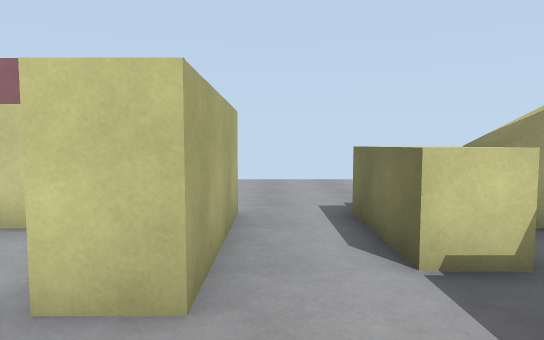
View 1 (above)

16 first-person views from a walk through a scene from a Unity 3-D project. The camera is 1.3 m above the floor, tilts 4° down and sees 75° across. The floor is counted in squares, 1 m on a side. Each view is taken from the middle of a square. On the plan, view 1 faces up. The plan holds only what a view shows up to about 15 squares ahead; the rest is blank. The place goes on beyond the plan. Surface patterns are stand-ins for the level's own textures.

View 2
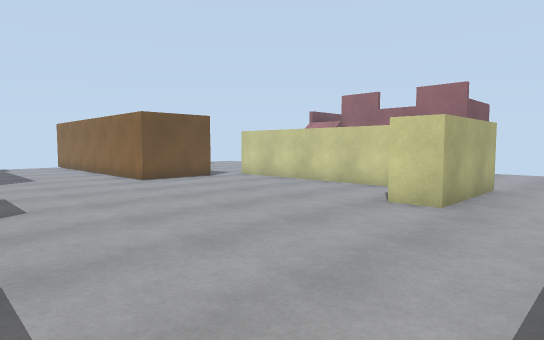

View 3
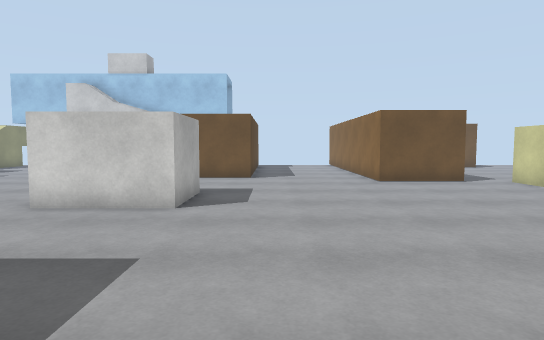

View 4
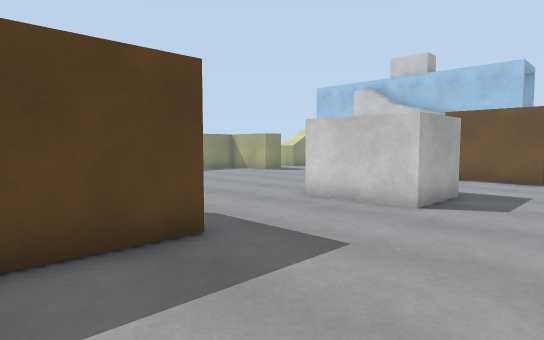

View 5
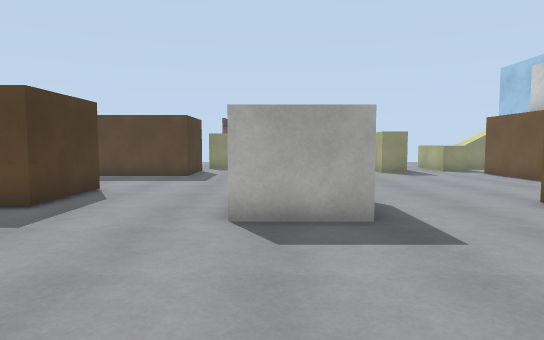

View 6
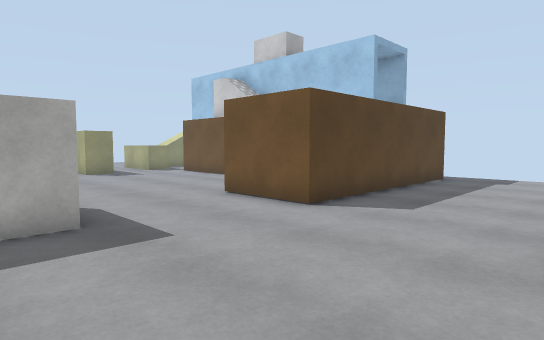

View 7
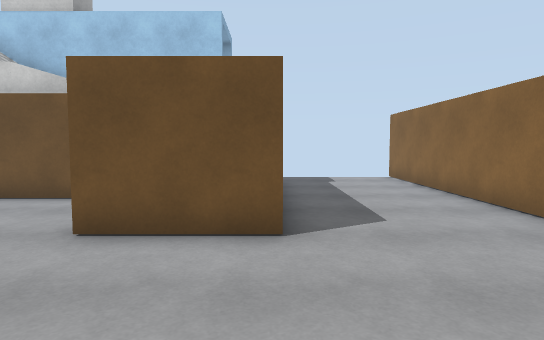

View 8
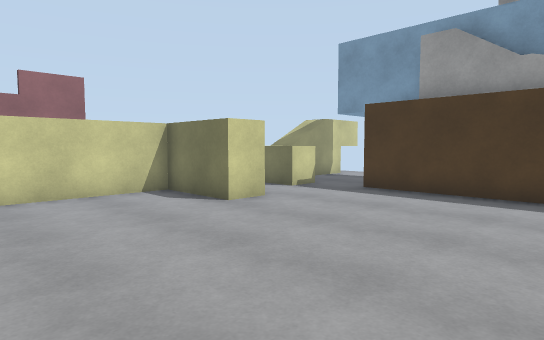

View 9
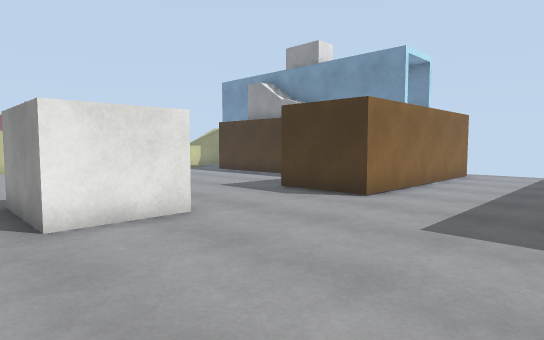

View 10
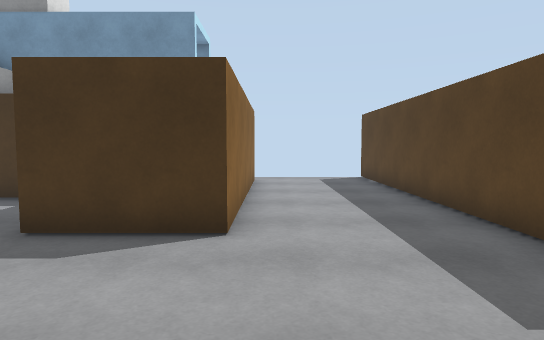

View 11
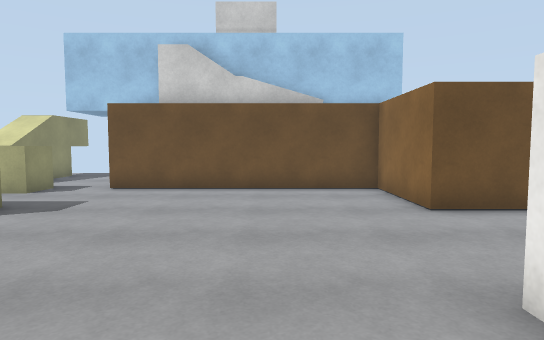

View 12
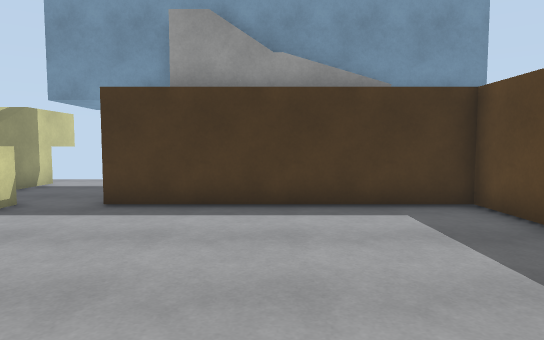

View 13
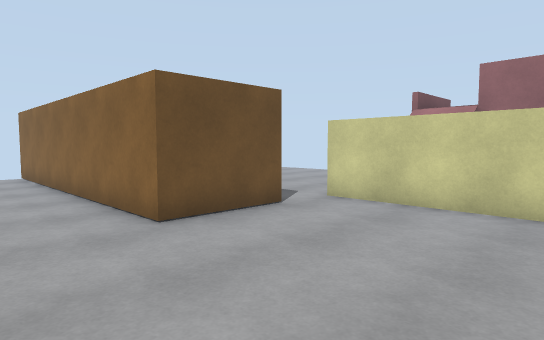

View 14
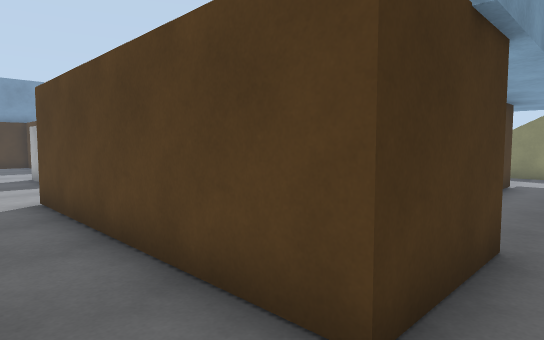

View 15
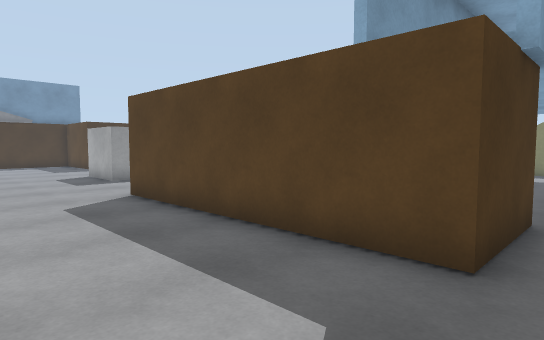

View 16
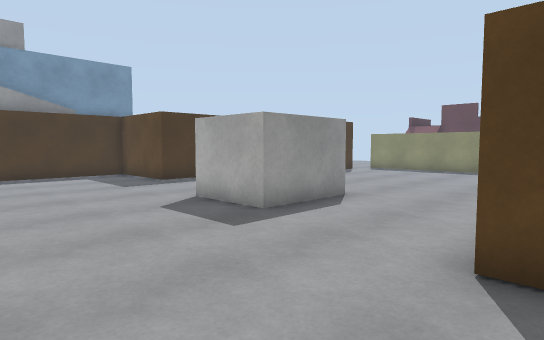

### Floor plan
Key: @ floor where view 1 was taken; # wall or solid block; . floor; H house; B building; A box.
Columns run from 22 left of view 1 to 8 right of it. Each row starts with its distance up from view 1.
 13                      .....
 12             H      H......
 11             H        ....
 10             H HH HHH ....
  9         ..           ....
  8         ...          ....
  7          ..          B..B BB
  6          ...BBBBBBBBBB..B BBBBB
  5           ..........BB..B .....
  4            #........BB..BB.....
  3            #........BB.......
  2            #.............#
  1 ############.............#
  0  .....................@..#
 -1  ........................#
 -2  ........................#
 -3  ........................#
 -4  .#########..............#
 -5  .#       #...AAAA.......#
 -6  .#       #...A  A...#####
 -7   #   #####...A  A...#
 -8   .   #.......AAAA...#
 -9   .   #..............#########
-10   ..  #........................
-11   ..  #........................
-12   ..  #........................
-13   ..  #........................
-14    .###.............###########

Positions as (right, up) in squares from view 1, and headings:
1: (0, 0), facing up
2: (2, -5), facing up-left
3: (2, -3), facing left
4: (2, -2), facing down-left
5: (-6, 1), facing down
6: (-6, 1), facing down-left
7: (-7, -4), facing left
8: (-7, -4), facing up-right
9: (-9, -14), facing up-right
10: (-6, -10), facing right
11: (-5, -10), facing left
12: (-5, -2), facing right
13: (-5, -2), facing up-left
14: (-21, -2), facing down-right
15: (-21, 0), facing down-right
16: (-13, 0), facing down-right
